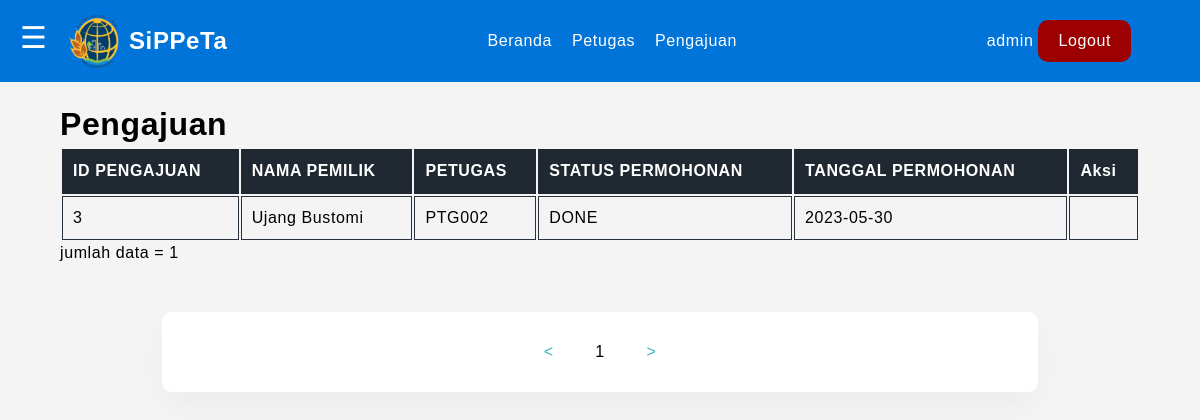
/admin/index.php?p=pengajuan (signed in), run on an earlier commit of the app's database.
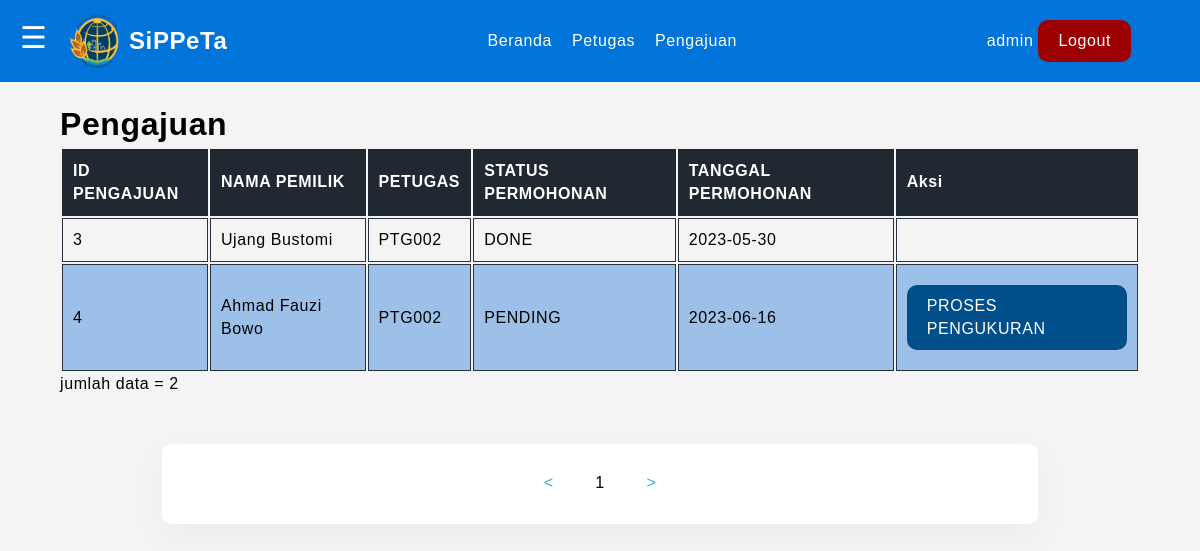
And on a later commit of the database.
### tables this page shows
CREATE TABLE `pengajuan` (
  `id_pengajuan` int(11) NOT NULL,
  `id_user` int(11) NOT NULL,
  `id_tanah` int(11) NOT NULL,
  `id_petugas` varchar(20) NOT NULL,
  `status_permohonan` varchar(50) NOT NULL,
  `tgl_permohonan` date NOT NULL,
  `tgl_ambil_sertipikat` date NOT NULL,
  `status_hak_tanah` varchar(50) NOT NULL,
  `tgl_survey` date NOT NULL
);

CREATE TABLE `tanah` (
  `id_tanah` int(11) NOT NULL,
  `id_user` int(11) NOT NULL,
  `nama_pemilik` varchar(50) NOT NULL,
  `alamat` text NOT NULL,
  `kelurahan` varchar(50) NOT NULL,
  `kecamatan` varchar(50) NOT NULL,
  `kabupaten` varchar(50) NOT NULL,
  `provinsi` varchar(50) NOT NULL,
  `status_tanah` varchar(50) NOT NULL,
  `jenis_tanah` varchar(50) NOT NULL,
  `luas_tanah` double NOT NULL,
  `batas_utara` varchar(50) NOT NULL,
  `batas_selatan` varchar(50) NOT NULL,
  `batas_barat` varchar(50) NOT NULL,
  `batas_timur` varchar(50) NOT NULL,
  `tgl_input` date NOT NULL
);

### class/Pengajuan.php (called while the page is built, shortened)
<?php
class Pengajuan{
    public function getTotalData(){
        require('db_config.php');
        $sql = "SELECT * FROM pengajuan";
		$result = mysqli_query($conn, $sql);
        return mysqli_num_rows($result);
    }
    public function getPengajuanByPage($mulai){
        require('db_config.php');
        $sql = "SELECT * FROM pengajuan join tanah on pengajuan.id_tanah = tanah.id_tanah LIMIT $mulai,10";
		$result = mysqli_query($conn, $sql);
        return $result;
    }
}

### admin/pengajuan/pengajuan.php (the view, shortened to what this page needs)
<?php
    require('../class/Pengajuan.php');
    $halaman = isset($_GET['halaman']) ? (int)$_GET['halaman'] : 1;
    $mulai_data = $halaman > 1 ? ($halaman * 10) - 10 : 0;
    $pengajuan = new Pengajuan();
    $jumlah_pengajuan = $pengajuan->getTotalData();
    $total_halaman = ceil($jumlah_pengajuan/10);
    $data_pengajuan = $pengajuan->getPengajuanByPage($mulai_data);
?>
<h1>
    Pengajuan
</h1>
    <table>
        <thead>
            <tr>
                <th>
                    ID PENGAJUAN
                </th>
                <th>
                    NAMA PEMILIK
                </th>
                <th>
                    PETUGAS
                </th>
                <th>
                    STATUS PERMOHONAN
                </th>
                <th>
                    TANGGAL PERMOHONAN
                </th>
                <th>Aksi</th>
            </tr>
        </thead>
        <tbody>
            <?php if($jumlah_pengajuan < 1 ) : ?>
            <tr>
                <td colspan=4>Belum ada data!</td>
            </tr>
            <?php else : ?>
                <?php foreach ($data_pengajuan as $data) : ?>
                    <tr>
                        <td><?= $data["id_pengajuan"] ?></td>
                        <td><?= $data["nama_pemilik"] ?></td>
                        <td><?= $data["id_petugas"] ?></td>
                        <td><?= $data["status_permohonan"] ?></td>
                        <td><?= $data["tgl_permohonan"] ?></td>
                        <td>
                            <?php if($data['status_permohonan'] == "PENDING") : ?>
                                <a href="?p=proses_pengukuran&idp=<?=$data["id_pengajuan"]?>&idu=<?=$data["id_user"]?>" class="btn">PROSES PENGUKURAN</a>
                            <?php endif?>
                        </td>
                    </tr>
                <?php endforeach ?>
            <?php endif ?>
        </tbody>
    </table>
    <div>
        jumlah data = <?= $jumlah_pengajuan ?>
    </div>
    <div id="app" class="container">
        <ul class="page">
            <li class="page__btn"><span class="material-icons"><</span></li>
            <?php for($i=1; $i<=$total_halaman; $i++) : ?>
                <li class="page__numbers"> 1</li>
            <?php endfor ?>
            <li class="page__btn"><span class="material-icons">></span></li>
        </ul>
    </div>

What changed in the data, as far as the page shows it:
added pengajuan: id_pengajuan "4", id_tanah.nama_pemilik "Ahmad Fauzi Bowo", id_petugas "PTG002", status_permohonan "PENDING", tgl_permohonan "2023-06-16"
Also different on the page:
$jumlah_pengajuan: "1" → "2"
